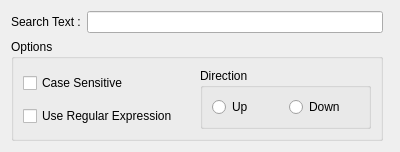
<?xml version="1.0" encoding="UTF-8"?>
<ui version="4.0">
 <class>FindDialog</class>
 <widget class="QWidget" name="FindDialog">
  <property name="geometry">
   <rect>
    <x>0</x>
    <y>0</y>
    <width>400</width>
    <height>150</height>
   </rect>
  </property>
  <property name="windowTitle">
   <string>Form</string>
  </property>
  <layout class="QGridLayout" name="gridLayout">
   <item row="0" column="0">
    <widget class="QLabel" name="label">
     <property name="font">
      <font>
       <weight>50</weight>
       <bold>false</bold>
      </font>
     </property>
     <property name="text">
      <string>Search Text :</string>
     </property>
    </widget>
   </item>
   <item row="0" column="1">
    <widget class="QLineEdit" name="sText"/>
   </item>
   <item row="0" column="2" rowspan="2">
    <widget class="QDialogButtonBox" name="buttonBox">
     <property name="orientation">
      <enum>Qt::Vertical</enum>
     </property>
     <property name="standardButtons">
      <set>QDialogButtonBox::NoButton</set>
     </property>
    </widget>
   </item>
   <item row="1" column="0" colspan="2">
    <widget class="QGroupBox" name="groupBox">
     <property name="title">
      <string>Options</string>
     </property>
     <layout class="QGridLayout" name="gridLayout_2">
      <item row="0" column="0">
       <widget class="QCheckBox" name="caseSensitive">
        <property name="text">
         <string>Case Sensitive</string>
        </property>
       </widget>
      </item>
      <item row="0" column="1" rowspan="2">
       <widget class="QGroupBox" name="groupBox_2">
        <property name="title">
         <string>Direction</string>
        </property>
        <layout class="QGridLayout" name="gridLayout_3">
         <item row="0" column="0">
          <widget class="QRadioButton" name="upButton">
           <property name="text">
            <string>Up</string>
           </property>
          </widget>
         </item>
         <item row="0" column="1">
          <widget class="QRadioButton" name="downButton">
           <property name="text">
            <string>Down</string>
           </property>
          </widget>
         </item>
        </layout>
       </widget>
      </item>
      <item row="1" column="0">
       <widget class="QCheckBox" name="useRegExp">
        <property name="text">
         <string>Use Regular Expression</string>
        </property>
       </widget>
      </item>
     </layout>
    </widget>
   </item>
  </layout>
 </widget>
 <resources/>
 <connections/>
</ui>
